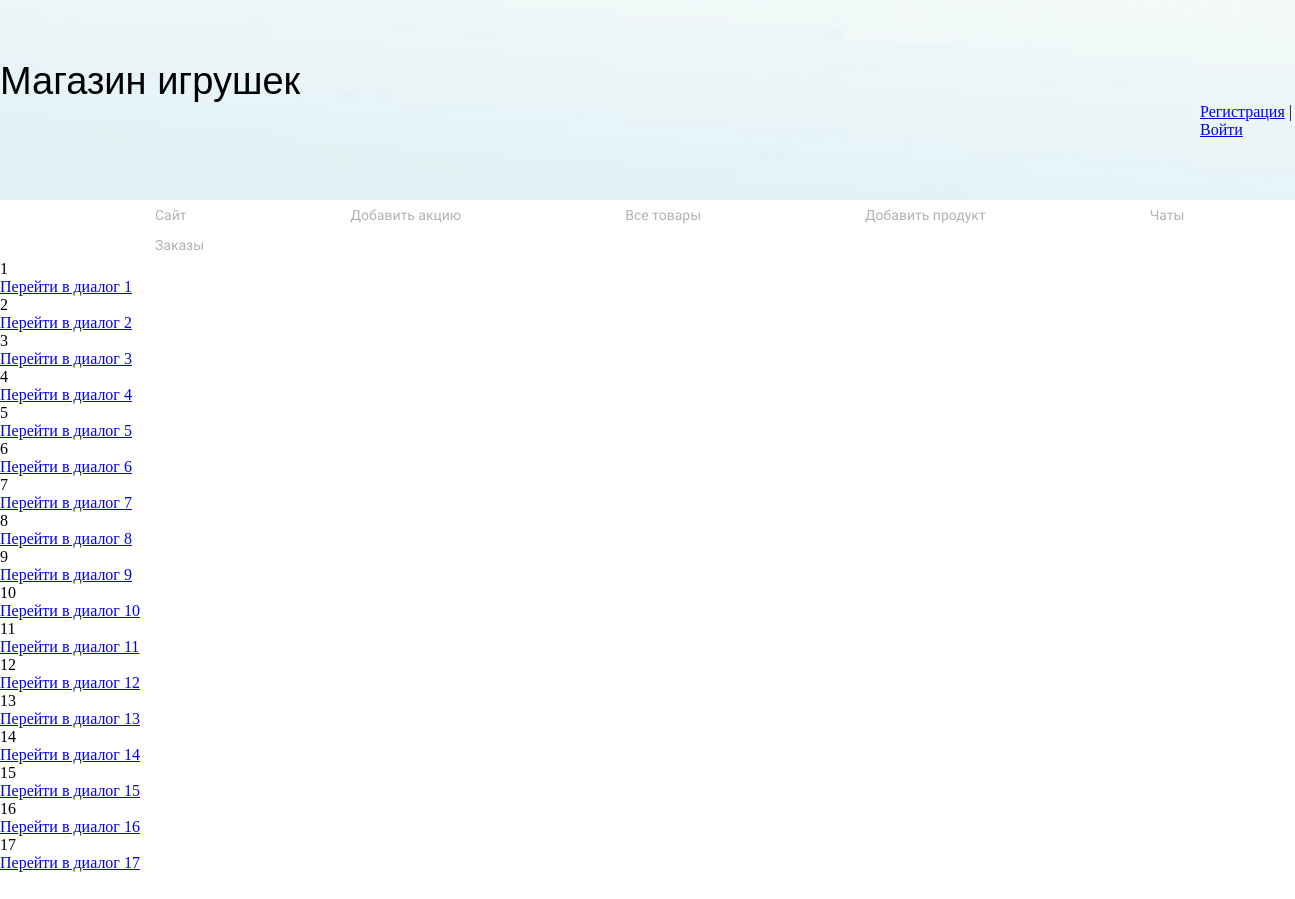
The page /admin_app/chats on the database as committed earlier.
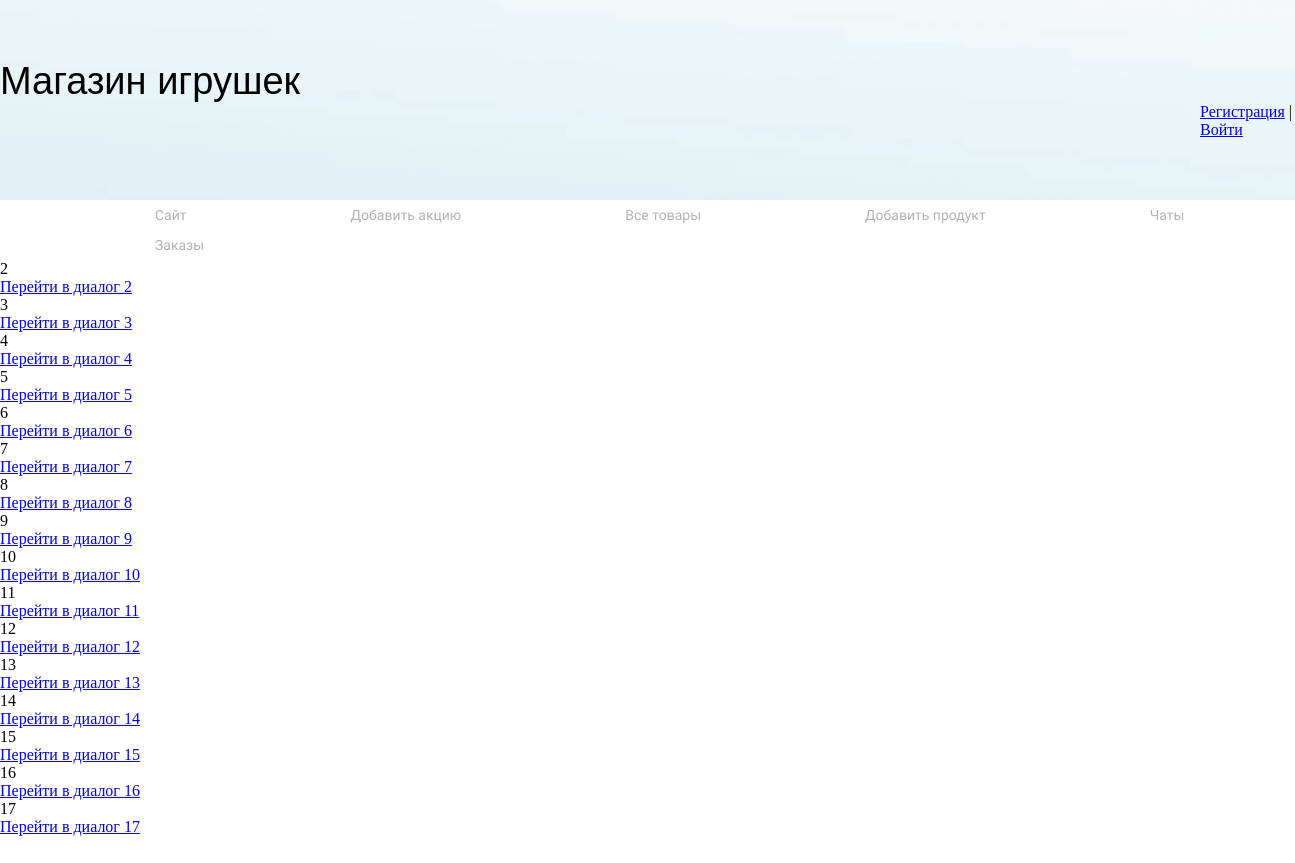
The same page on the database as committed later.
### chat/models.py (models this page shows, shortened)
class ChatDialog(models.Model):
    start_date = models.DateTimeField('Дата создания', auto_now=True)
    is_active = models.BooleanField('Активность', default=False)
    user = models.ForeignKey('user.User', on_delete=models.CASCADE, verbose_name='пользователь',
                               related_name='user_dialogs', default='1')
    def __str__(self):
        return f'{self.start_date}'
    class Meta:
        verbose_name = 'Диалог'
        verbose_name_plural = 'Диалоги'

### admin_app/views.py (the view)
# urls.py: path('chats', views.chats, name='chats'),
def chats(request):
    chats = ChatDialog.objects.filter(is_active=True)
    print(chats)
    return render(request, 'admin_app/chats.html', {'chats': chats})

### cart/context_processors.py (called while the page is built)
def cart(request):
    return {'cart': Cart(request)}

### admin_app/templates/admin_app/chats.html (shortened to what this page needs)
{% extends "admin_app/base.html" %}
{% block content %}
{% for chat in chats %}
<p>{{chat.id}}</p>
<a href="{% url 'chat:room' chat.id %}">Перейти в диалог {{chat.id}}</a>
{% endfor %}
{% endblock %}

Rows that differ between the two databases and show on the page:
no longer on this page (row edited): ChatDialog: id "1"
